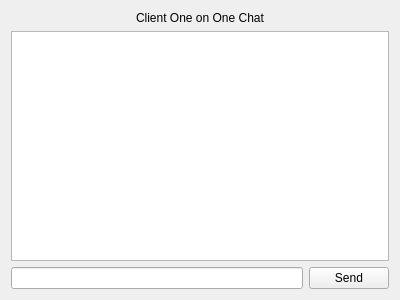
<ui version="4.0">
 <author/>
 <comment/>
 <exportmacro/>
 <class>ServerChat</class>
 <widget class="QWidget" name="ServerChat">
 <property name="geometry">
  <rect>
   <x>0</x>
   <y>0</y>
   <width>400</width>
   <height>300</height>
  </rect>
 </property>
 <property name="windowTitle">
  <string>Form</string>
 </property>
 <layout class="QVBoxLayout" name="verticalLayout_2">
  <item>
   <layout class="QVBoxLayout" name="verticalLayout">
    <item>
     <widget class="QLabel" name="label">
      <property name="text">
       <string>Client One on One Chat</string>
      </property>
      <property name="alignment">
       <set>Qt::AlignCenter</set>
      </property>
     </widget>
    </item>
    <item>
     <widget class="QTextEdit" name="chatTextEdit"/>
    </item>
    <item>
     <layout class="QHBoxLayout" name="horizontalLayout">
      <item>
       <widget class="QLineEdit" name="inputLineEdit"/>
      </item>
      <item>
       <widget class="QPushButton" name="sendPushButton">
        <property name="text">
         <string>Send</string>
        </property>
       </widget>
      </item>
     </layout>
    </item>
   </layout>
  </item>
 </layout>
</widget>
<resources/>
<connections/>
</ui>
